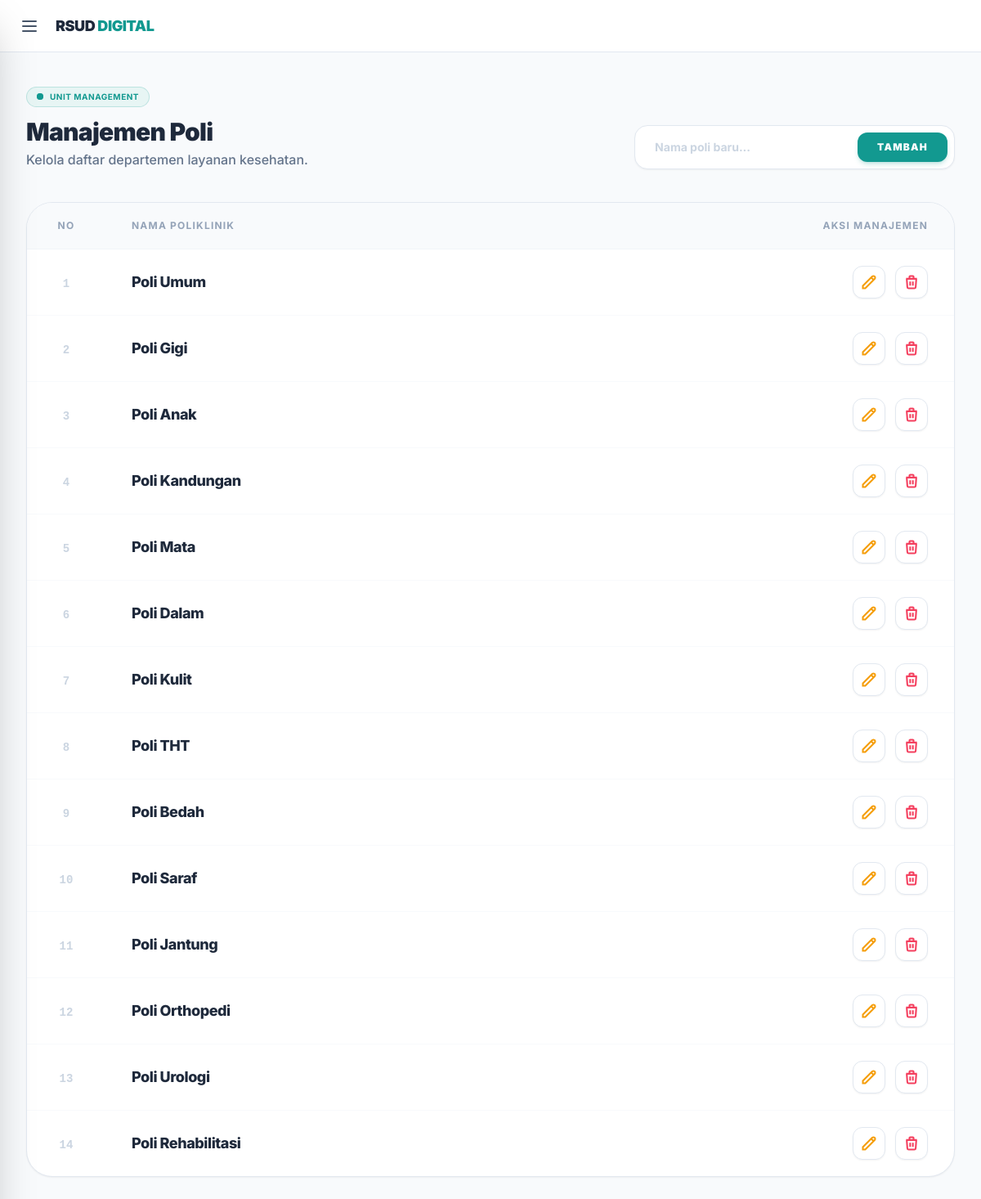
/admin/poli, run on the app's committed database.
### tables this page shows
CREATE TABLE services (
    id INTEGER PRIMARY KEY AUTOINCREMENT,
    nama TEXT NOT NULL UNIQUE
);

### app.py (the view)
@app.route('/admin/poli')
def manage_poli():
    conn = get_db()
    cur = conn.cursor()
    cur.execute("SELECT id, nama FROM services ORDER BY id ASC")
    polies = cur.fetchall()
    conn.close()
    return render_template('admin_poli.html', polies=polies)

### app.py (called while the page is built)
def get_db():
    conn = sqlite3.connect(DB)
    conn.row_factory = sqlite3.Row
    return conn

### templates/admin_poli.html (shortened to what this page needs)
{% extends "navbar.html" %}
{% block content %}
<div class="max-w-7xl mx-auto pt-10 pb-20 px-4 md:px-8">
    <header class="mb-10 flex flex-col md:flex-row md:items-end justify-between gap-6">
        <div>
            <div class="inline-flex items-center gap-2 px-3 py-1 rounded-full bg-[#e7f5f4] border border-[#129990]/20 mb-3">
                <span class="relative flex h-2 w-2">
                    <span class="relative inline-flex rounded-full h-2 w-2 bg-[#129990]"></span>
                </span>
                <span class="text-[10px] font-bold text-[#129990] uppercase tracking-wider">Unit Management</span>
            </div>
            <h1 class="text-3xl font-black text-slate-800 tracking-tight">Manajemen Poli</h1>
            <p class="text-slate-500 mt-1 font-medium">Kelola daftar departemen layanan kesehatan.</p>
        </div>
        <form id="formTambah" class="flex gap-2 bg-white p-2 rounded-2xl border border-slate-200 shadow-sm w-full md:w-auto">
            <input type="text" name="nama" id="inputNamaBaru" placeholder="Nama poli baru..."
                class="flex-1 md:w-64 px-4 py-2 outline-none text-sm font-bold text-slate-700 placeholder:text-slate-300" required>
            <button type="submit"
                class="bg-[#129990] hover:bg-[#0e7a73] text-white px-6 py-2.5 rounded-xl text-xs font-black transition-all shadow-md shadow-[#129990]/20 active:scale-95 uppercase tracking-widest">
                Tambah
            </button>
        </form>
    </header>
    <div class="overflow-hidden shadow-sm border border-slate-200 rounded-[2rem] bg-white">
        <table class="w-full text-left border-collapse">
            <thead class="bg-slate-50 border-b border-slate-100">
                <tr>
                    <th class="px-8 py-5 text-xs font-bold text-slate-400 uppercase tracking-widest w-24 text-center">No</th>
                    <th class="px-8 py-5 text-xs font-bold text-slate-400 uppercase tracking-widest">Nama Poliklinik</th>
                    <th class="px-8 py-5 text-xs font-bold text-slate-400 uppercase tracking-widest text-right">Aksi Manajemen</th>
                </tr>
            </thead>
            <tbody id="tbodyPoli" class="divide-y divide-slate-50">
                {% for s in polies %}
                <tr id="row-{{ s['id'] }}" class="hover:bg-[#e7f5f4]/30 transition-colors group">
                    <td class="px-8 py-5 text-center row-number">
                        <span class="text-sm font-black text-slate-300 group-hover:text-[#129990] transition-colors font-mono">{{ loop.index }}</span>
                    </td>
                    <td class="px-8 py-5">
                        <span class="text-lg font-extrabold text-slate-800 tracking-tight poli-nama">{{ s['nama'] }}</span>
                    </td>
                    <td class="px-8 py-5 text-right">
                        <div class="flex justify-end gap-3">
                            <button class="btn-edit w-10 h-10 flex items-center justify-center bg-white border border-slate-200 text-amber-500 rounded-xl hover:bg-amber-500 hover:text-white transition-all shadow-sm active:scale-90"
                                data-id="{{ s['id'] }}" data-nama="{{ s['nama'] }}">
                                <svg class="w-5 h-5" fill="none" stroke="currentColor" viewBox="0 0 24 24"><path stroke-width="2.5" d="M15.232 5.232l3.536 3.536m-2.036-5.036a2.5 2.5 0 113.536 3.536L6.5 21.036H3v-3.572L16.732 3.732z"></path></svg>
                            </button>
                            <button class="btn-delete w-10 h-10 flex items-center justify-center bg-white border border-slate-200 text-rose-500 rounded-xl hover:bg-rose-500 hover:text-white transition-all shadow-sm active:scale-90"
                                data-id="{{ s['id'] }}" data-nama="{{ s['nama'] }}">
                                <svg class="w-5 h-5" fill="none" stroke="currentColor" viewBox="0 0 24 24"><path stroke-width="2.5" d="M19 7l-.867 12.142A2 2 0 0116.138 21H7.862a2 2 0 01-1.995-1.858L5 7m5 4v6m4-6v6m1-10V4a1 1 0 00-1-1h-4a1 1 0 00-1 1v3M4 7h16"></path></svg>
                            </button>
                        </div>
                    </td>
                </tr>
                {% endfor %}
            </tbody>
        </table>
    </div>
</div>
{% endblock %}

### templates/navbar.html (style rules this page uses)
body { font-family: 'Inter', sans-serif; -webkit-font-smoothing: antialiased; }

### data on the page
services: nama "Poli Umum"
services: nama "Poli Gigi"
services: nama "Poli Anak"
services: nama "Poli Kandungan"
services: nama "Poli Mata"
services: nama "Poli Dalam"
services: nama "Poli Kulit"
services: nama "Poli THT"
services: nama "Poli Bedah"
services: nama "Poli Saraf"
services: nama "Poli Jantung"
services: nama "Poli Orthopedi"
services: nama "Poli Urologi"
services: nama "Poli Rehabilitasi"
